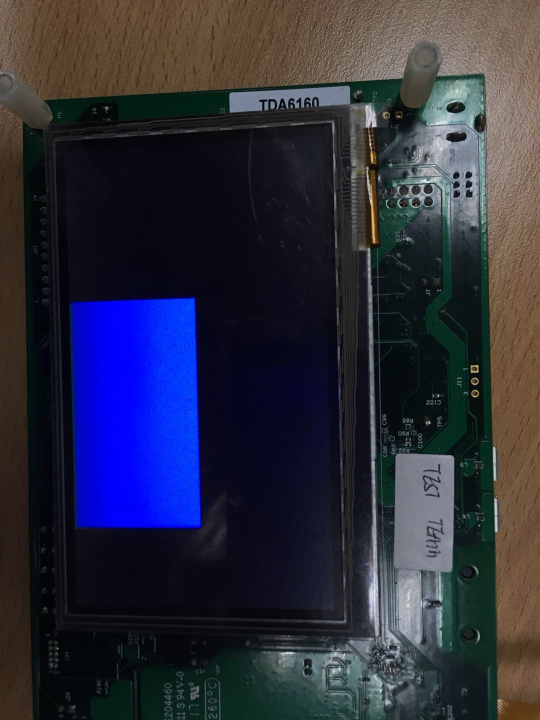
#> input picture pyopencv/pxp_blue.jpg, 1080 x 1440 px (shown at 1/2 size)
$ python image_hist.py
#> lines starting #> are read from the running program, lines starting #| are printed output that depends on the picture
#! usr/bin/python
#coding=utf-8

# import numpy as np
import cv2
import numpy as np
from matplotlib import pyplot as plt

# Load an color image in grayscale
img = cv2.imread('../pxp_blue.jpg', 0)
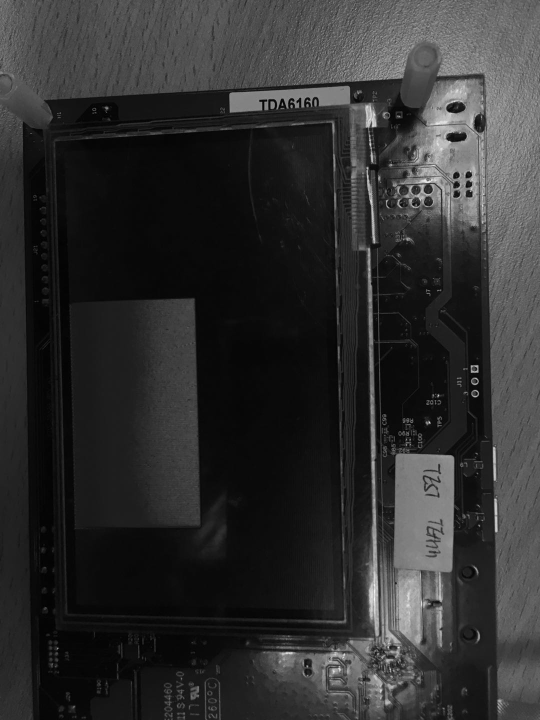
#> img: shape (1440, 1080) (shown at 1/2 size); min 0, max 255, mean 47
#opencv方法读取-cv2.calcHist（速度最快）
#图像，通道[0]-灰度图，掩膜-无，灰度级，像素范围
hist_cv = cv2.calcHist([img],[0],None,[256],[0,256])
#> hist_cv = 256 values, max 121902 at index 10, min 0 at index 248, mean 6075
#numpy方法读取-np.histogram()
hist_np,bins = np.histogram(img.ravel(),256,[0,256])
#> hist_np has the same summary as hist_cv; bins = 257 values from 0 to 256
#numpy的另一种方法读取-np.bincount()（速度=10倍法2）
hist_np2 = np.bincount(img.ravel(),minlength=256)
#> hist_np2 has the same summary as hist_cv
plt.subplot(221),plt.imshow(img,'gray')
plt.subplot(222),plt.plot(hist_cv)
plt.subplot(223),plt.plot(hist_np)
plt.subplot(224),plt.plot(hist_np2)
plt.show()
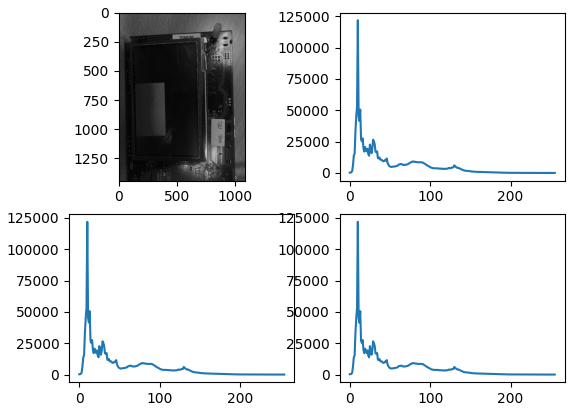
#> figure drawn by matplotlib, 4 panels; panel 2: curve peaks at x = 10, y = 121902; panel 3: curve peaks at x = 10, y = 121902; panel 4: curve peaks at x = 10, y = 121902

$ run again, with pyopencv/house.jpg copied over pyopencv/pxp_blue.jpg
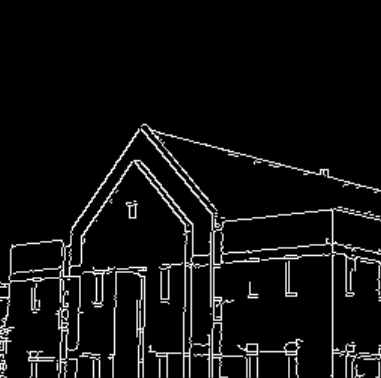
#> input picture pyopencv/house.jpg, 381 x 378 px
#> img is the input picture: shape (378, 381); min 0, max 255, mean 14.9
#> hist_cv = 256 values, max 125743 at index 0, min 18 at index 209, mean 562.6
#> hist_np has the same summary as hist_cv; bins = 257 values from 0 to 256
#> hist_np2 has the same summary as hist_cv
#> `plt.show()`:
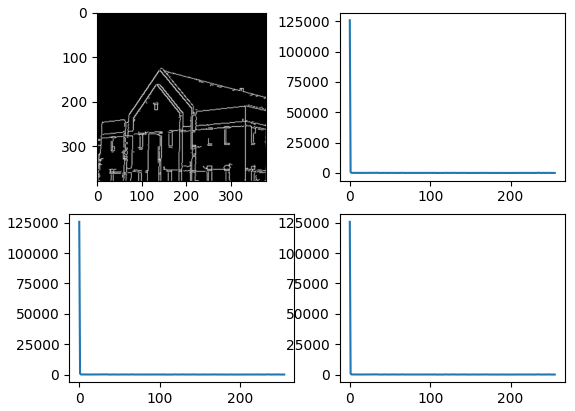
#> figure drawn by matplotlib, 4 panels; panel 2: curve peaks at x = 0, y = 125743; panel 3: curve peaks at x = 0, y = 125743; panel 4: curve peaks at x = 0, y = 125743

$ run again, with pyopencv/lcd.jpg copied over pyopencv/pxp_blue.jpg
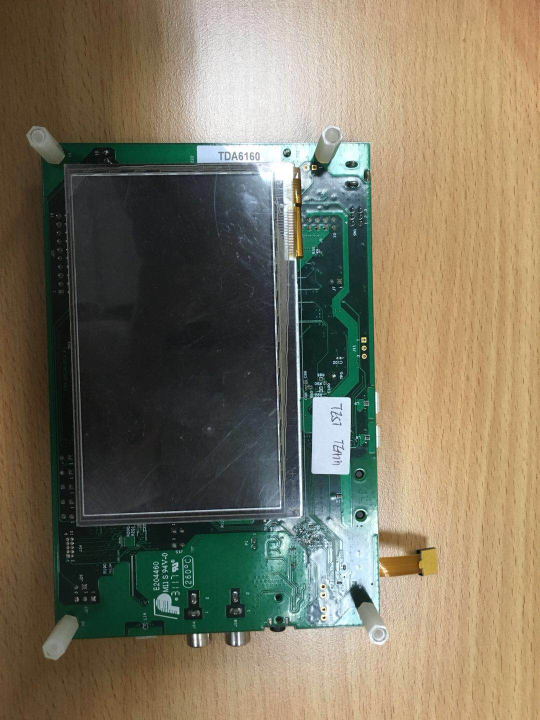
#> input picture pyopencv/lcd.jpg, 1080 x 1440 px (shown at 1/2 size)
#> `img = cv2.imread('../pxp_blue.jpg', 0)`:
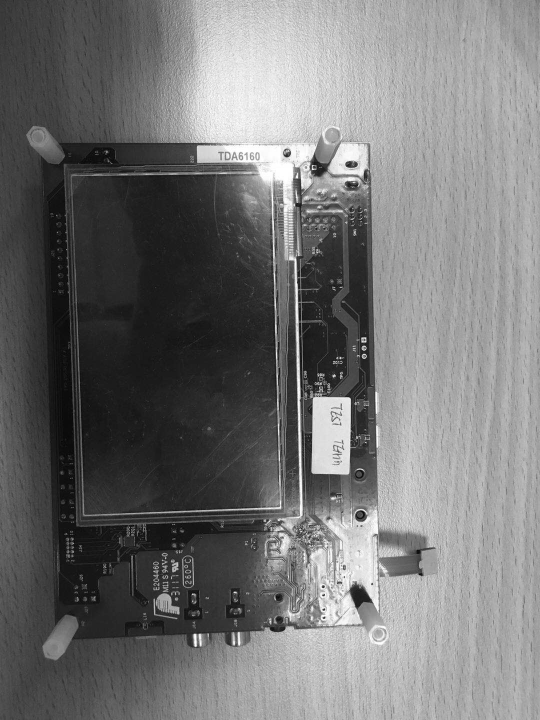
#> img: shape (1440, 1080) (shown at 1/2 size); min 0, max 255, mean 116.1
#> hist_cv = 256 values, max 18385 at index 169, min 46 at index 1, mean 6075
#> hist_np has the same summary as hist_cv; bins = 257 values from 0 to 256
#> hist_np2 has the same summary as hist_cv
#> `plt.show()`:
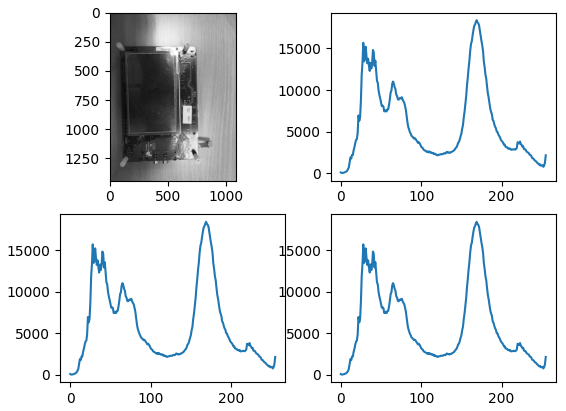
#> figure drawn by matplotlib, 4 panels; panel 2: curve peaks at x = 169, y = 18385; panel 3: curve peaks at x = 169, y = 18385; panel 4: curve peaks at x = 169, y = 18385
